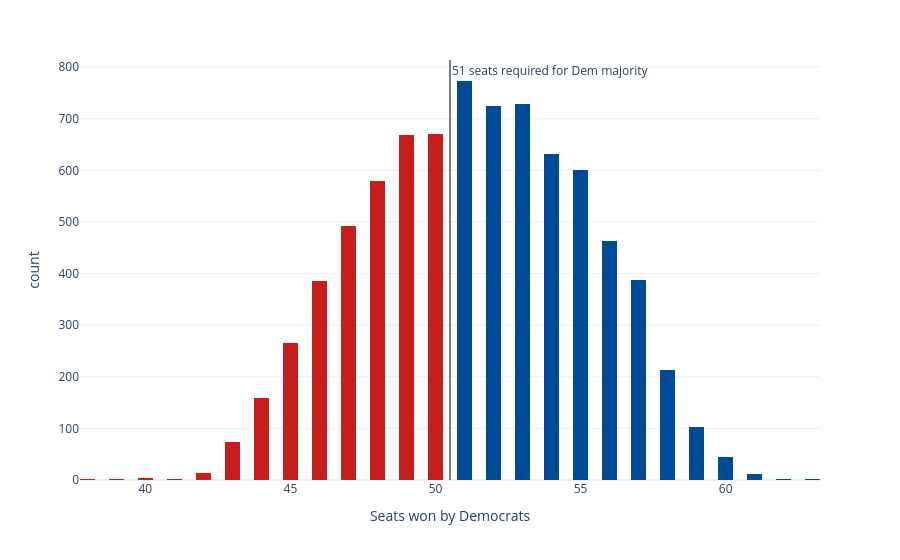

The notebook cell this image was saved under:
### Code cell
sims_hist = px.histogram(seat_sims, x='seats', nbins=np.unique(seat_sims['seats']).shape[0]*2, color='winner',
                         color_discrete_map={'Democrats': '#004b97', 'Republicans': '#c71e1d'},
                         labels={'seats':'Seats won by Democrats', 'winner': 'Winner'}, template='plotly_white')
sims_hist.update_traces(showlegend=False)
sims_hist.add_vline(x=50.5, line_width=1, line_color='black', annotation_text='51 seats required for Dem majority', 
                    annotation_position='top right')
sims_hist

### Figure 1 — Plotly figure (JSON) as saved in the notebook; plotly's stock layout.template omitted (floating-point values rounded to 4 significant figures; data arrays with more than 128 entries replaced by an {"elided": "..."} marker saying what was removed)
{"data": [{"bingroup": "x", "hovertemplate": "Winner=Democrats<br>Seats won by Democrats=%{x}<br>count=%{y}<extra></extra>", "legendgroup": "Democrats", "marker": {"color": "#004b97", "pattern": {"shape": ""}}, "name": "Democrats", "nbinsx": 52, "orientation": "v", "showlegend": false, "type": "histogram", "x": {"elided": "4686 int values"}, "xaxis": "x", "yaxis": "y"}, {"bingroup": "x", "hovertemplate": "Winner=Republicans<br>Seats won by Democrats=%{x}<br>count=%{y}<extra></extra>", "legendgroup": "Republicans", "marker": {"color": "#c71e1d", "pattern": {"shape": ""}}, "name": "Republicans", "nbinsx": 52, "orientation": "v", "showlegend": false, "type": "histogram", "x": {"elided": "3314 int values"}, "xaxis": "x", "yaxis": "y"}], "layout": {"annotations": [{"showarrow": false, "text": "51 seats required for Dem majority", "x": 50.5, "xanchor": "left", "xref": "x", "y": 1, "yanchor": "top", "yref": "y domain"}], "barmode": "relative", "legend": {"title": {"text": "Winner"}, "tracegroupgap": 0}, "margin": {"t": 60}, "shapes": [{"line": {"color": "black", "width": 1}, "type": "line", "x0": 50.5, "x1": 50.5, "xref": "x", "y0": 0, "y1": 1, "yref": "y domain"}], "xaxis": {"anchor": "y", "domain": [0, 1], "title": {"text": "Seats won by Democrats"}}, "yaxis": {"anchor": "x", "domain": [0, 1], "title": {"text": "count"}}}}
